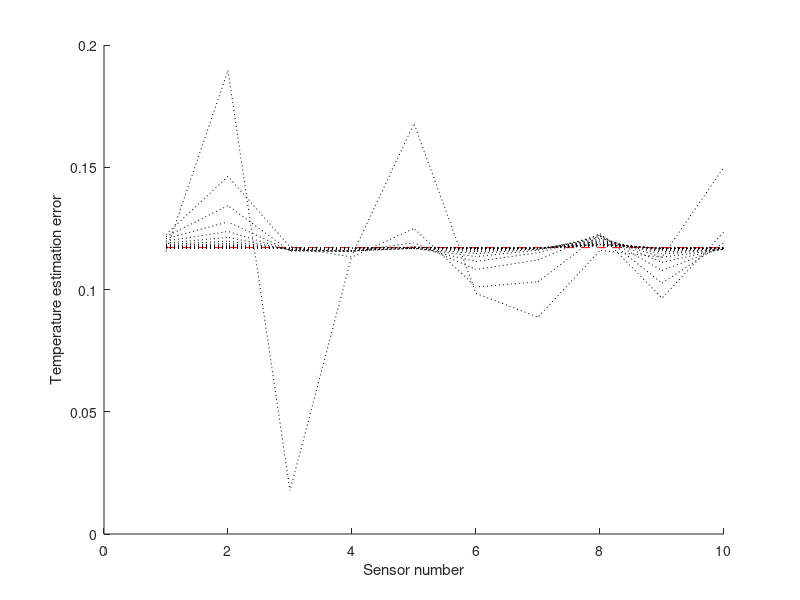
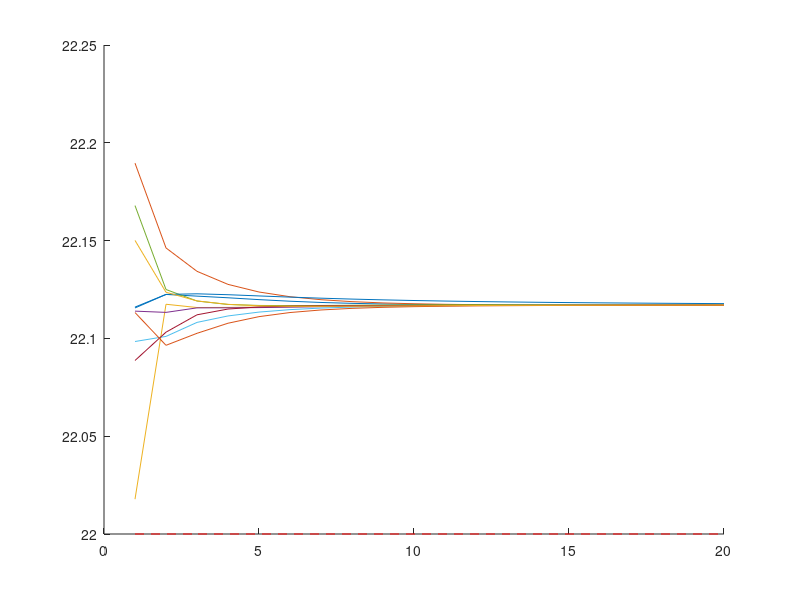

The MATLAB source for these figures, in order:
clear all;
close all;
clc;

%% Temperature

% Number of sensors
n = 10;

T = 22;

%% Three sensors readings

sigma_T = 0.2;

Ti = 22 + rand(n,1)*sigma_T;


%% Algorithm

% Tavg = zeros(n,1);
% for i=1:n
%     Tavg(i) = Ti(1)/3 + Ti(2)/3 + Ti(3)/3;
% end

Q2 = ones(n,n);
Q2 = 1/n*Q2;
Tavg2 = Q2*Ti;
Tavg2 = Q2*Tavg2;

% Topology matrix
A = zeros(n,n);
for i=1:n
    for j=i+1:n
        A(i,j) = round(rand(1));
    end
end
A = A + A';
% Degree vector
D = A*ones(n,1);
m = 20;
Tavg3 = zeros(n,m);
Tavg3(:,1) = Ti;
for k=1:m-1
    for i=1:n
        Tavg3(i,k+1) = Tavg3(i,k);
        for j=1:n
            if A(i,j) == 1
                Tavg3(i,k+1) = Tavg3(i,k+1) + 1/(1+max(D))*(Tavg3(j,k) - Tavg3(i,k));
            end
        end
    end
end

%% Plot

figure(1), clf, hold on;
% plot(1:n, Tavg - T)
plot(1:n, Tavg2 - T, 'r--')
plot(1:n, Tavg3 - T, 'k:')
xlabel('Sensor number')
ylabel('Temperature estimation error');


figure(2), clf, hold on;
for j=1:n
    plot(1:m, Tavg3(j,:));
end
plot(1:m, T*ones(1,m), 'r--');



